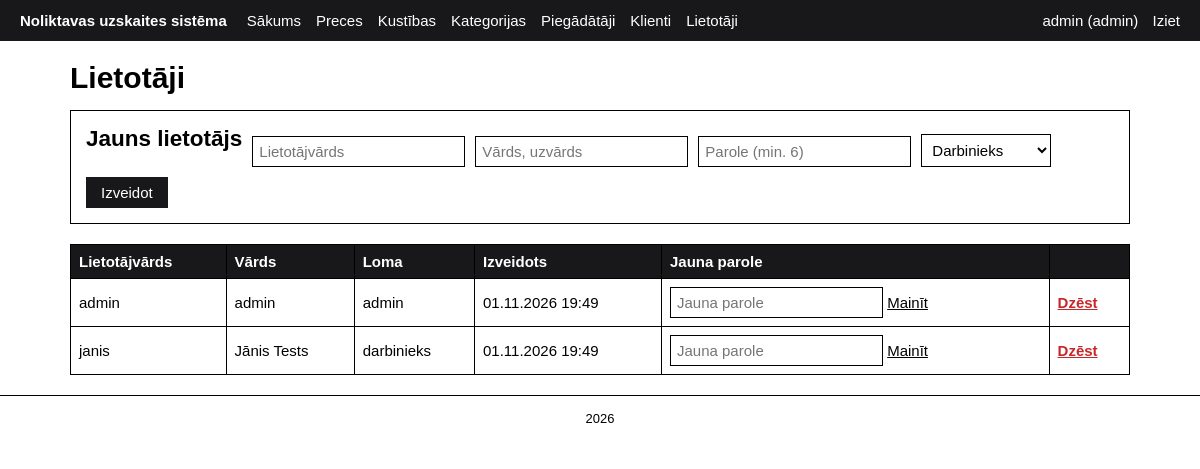
/users.php (signed in), run on the app's committed database.
### tables this page shows
CREATE TABLE lietotaji (
    id                INT AUTO_INCREMENT PRIMARY KEY,
    lietotajvards     VARCHAR(50) NOT NULL UNIQUE,   
    parole_hash       VARCHAR(255) NOT NULL,         
    vards             VARCHAR(100) NOT NULL,         
    loma              ENUM('admin', 'darbinieks') NOT NULL DEFAULT 'darbinieks',  
    izveidots         DATETIME NOT NULL DEFAULT CURRENT_TIMESTAMP
);

### includes/functions.php (called while the page is built, shortened)
<?php
function e($text)
{
    return htmlspecialchars($text ?? '', ENT_QUOTES, 'UTF-8');
}
function format_date($date)
{
    return date('d.m.Y H:i', strtotime($date));
}

### users.php (the view, shortened to what this page needs)
<?php
require_once 'includes/functions.php';
$users = $pdo->query('SELECT id, lietotajvards, vards, loma, izveidots FROM lietotaji ORDER BY lietotajvards')->fetchAll();
require 'includes/header.php';
?>
<h1>Lietotāji</h1>
<form method="post" class="card form-inline">
    <h2>Jauns lietotājs</h2>
    <input type="text" name="lietotajvards" placeholder="Lietotājvārds" maxlength="50" required>
    <input type="text" name="vards" placeholder="Vārds, uzvārds" maxlength="100" required>
    <input type="password" name="parole" placeholder="Parole (min. 6)" required>
    <select name="loma">
        <option value="darbinieks">Darbinieks</option>
    </select>
    <button type="submit" class="btn">Izveidot</button>
</form>
<table>
    <tr><th>Lietotājvārds</th><th>Vārds</th><th>Loma</th><th>Izveidots</th><th>Jauna parole</th><th></th></tr>
    <?php foreach ($users as $u): ?>
        <tr>
            <td><?= e($u['lietotajvards']) ?></td>
            <td><?= e($u['vards']) ?></td>
            <td><?= e($u['loma']) ?></td>
            <td><?= format_date($u['izveidots']) ?></td>
            <td>
                <form method="post" class="inline-form">
                    <input type="password" name="parole" placeholder="Jauna parole" required>
                    <button type="submit" class="link">Mainīt</button>
                </form>
            </td>
            <td>
                <form method="post" onsubmit="return confirm('Dzēst lietotāju?');">
                    <button type="submit" class="link danger">Dzēst</button>
                </form>
            </td>
        </tr>
    <?php endforeach; ?>
</table>
<?php require 'includes/footer.php';  ?>

### assets/style.css (style rules this page uses)
:root { --accent: #18181b; --ok: #2e7d32; --ok-light: #e8f5e9; --err: #c62828; --err-light: #fdecea; }
* { box-sizing: border-box; }
body { margin: 0; font-family: Arial, Helvetica, sans-serif; font-size: 15px; background: #fff; color: #000; }
h1, h2, h3 { margin: 0 0 15px; }
.card { border: 1px solid #000; padding: 15px; margin-bottom: 20px; }
table { width: 100%; border-collapse: collapse; }
th, td { border: 1px solid #000; padding: 8px; text-align: left; }
th { background: var(--accent); color: #fff; }
input, select, textarea { padding: 6px; border: 1px solid #000; background: #fff; color: #000; font: inherit; }
.form-inline, .filters { display: flex; flex-wrap: wrap; gap: 10px; align-items: flex-end; }
.inline, .inline-form { display: inline; }
.btn, button { display: inline-block; padding: 6px 14px; border: 1px solid var(--accent); background: var(--accent); color: #fff; font: inherit; text-decoration: none; cursor: pointer; }
.link { background: none; border: none; padding: 0; color: #000; text-decoration: underline; cursor: pointer; }
.link.danger { color: var(--err); font-weight: bold; }

### data on the page
lietotaji: lietotajvards "admin", vards "admin", loma "admin", izveidots "01.11.2026 19:49"
lietotaji: lietotajvards "janis", vards "Jānis Tests", loma "darbinieks", izveidots "01.11.2026 19:49"

### other printed values
$_SESSION['vards'] "admin"
$_SESSION['loma'] "admin"
